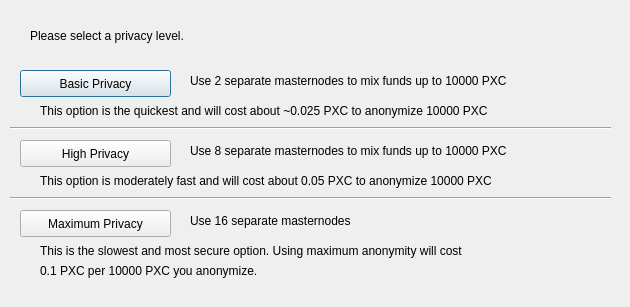
<?xml version="1.0" encoding="UTF-8"?>
<ui version="4.0">
 <class>ObfuscationConfig</class>
 <widget class="QDialog" name="ObfuscationConfig">
  <property name="geometry">
   <rect>
    <x>0</x>
    <y>0</y>
    <width>630</width>
    <height>307</height>
   </rect>
  </property>
  <property name="windowTitle">
   <string>Configure Obfuscation</string>
  </property>
  <widget class="QPushButton" name="buttonBasic">
   <property name="geometry">
    <rect>
     <x>20</x>
     <y>70</y>
     <width>151</width>
     <height>27</height>
    </rect>
   </property>
   <property name="text">
    <string>Basic Privacy</string>
   </property>
  </widget>
  <widget class="QPushButton" name="buttonHigh">
   <property name="geometry">
    <rect>
     <x>20</x>
     <y>140</y>
     <width>151</width>
     <height>27</height>
    </rect>
   </property>
   <property name="text">
    <string>High Privacy</string>
   </property>
  </widget>
  <widget class="QPushButton" name="buttonMax">
   <property name="geometry">
    <rect>
     <x>20</x>
     <y>210</y>
     <width>151</width>
     <height>27</height>
    </rect>
   </property>
   <property name="text">
    <string>Maximum Privacy</string>
   </property>
  </widget>
  <widget class="QLabel" name="label">
   <property name="geometry">
    <rect>
     <x>30</x>
     <y>20</y>
     <width>571</width>
     <height>31</height>
    </rect>
   </property>
   <property name="text">
    <string>Please select a privacy level.</string>
   </property>
  </widget>
  <widget class="QLabel" name="label_2">
   <property name="geometry">
    <rect>
     <x>190</x>
     <y>70</y>
     <width>421</width>
     <height>21</height>
    </rect>
   </property>
   <property name="text">
    <string>Use 2 separate masternodes to mix funds up to 10000 PXC</string>
   </property>
  </widget>
  <widget class="QLabel" name="label_3">
   <property name="geometry">
    <rect>
     <x>190</x>
     <y>140</y>
     <width>411</width>
     <height>21</height>
    </rect>
   </property>
   <property name="text">
    <string>Use 8 separate masternodes to mix funds up to 10000 PXC</string>
   </property>
  </widget>
  <widget class="QLabel" name="label_4">
   <property name="geometry">
    <rect>
     <x>190</x>
     <y>210</y>
     <width>421</width>
     <height>21</height>
    </rect>
   </property>
   <property name="text">
    <string>Use 16 separate masternodes</string>
   </property>
  </widget>
  <widget class="QLabel" name="label_6">
   <property name="geometry">
    <rect>
     <x>40</x>
     <y>100</y>
     <width>561</width>
     <height>21</height>
    </rect>
   </property>
   <property name="text">
    <string>This option is the quickest and will cost about ~0.025 PXC to anonymize 10000 PXC</string>
   </property>
  </widget>
  <widget class="QLabel" name="label_7">
   <property name="geometry">
    <rect>
     <x>40</x>
     <y>170</y>
     <width>561</width>
     <height>21</height>
    </rect>
   </property>
   <property name="text">
    <string>This option is moderately fast and will cost about 0.05 PXC to anonymize 10000 PXC</string>
   </property>
  </widget>
  <widget class="QLabel" name="label_8">
   <property name="geometry">
    <rect>
     <x>40</x>
     <y>240</y>
     <width>561</width>
     <height>21</height>
    </rect>
   </property>
   <property name="text">
    <string>This is the slowest and most secure option. Using maximum anonymity will cost</string>
   </property>
  </widget>
  <widget class="QLabel" name="label_9">
   <property name="geometry">
    <rect>
     <x>40</x>
     <y>260</y>
     <width>561</width>
     <height>21</height>
    </rect>
   </property>
   <property name="text">
    <string>0.1 PXC per 10000 PXC you anonymize.</string>
   </property>
  </widget>
  <widget class="Line" name="line">
   <property name="geometry">
    <rect>
     <x>10</x>
     <y>120</y>
     <width>601</width>
     <height>16</height>
    </rect>
   </property>
   <property name="orientation">
    <enum>Qt::Horizontal</enum>
   </property>
  </widget>
  <widget class="Line" name="line_2">
   <property name="geometry">
    <rect>
     <x>10</x>
     <y>190</y>
     <width>601</width>
     <height>16</height>
    </rect>
   </property>
   <property name="orientation">
    <enum>Qt::Horizontal</enum>
   </property>
  </widget>
 </widget>
 <resources/>
 <connections/>
</ui>
